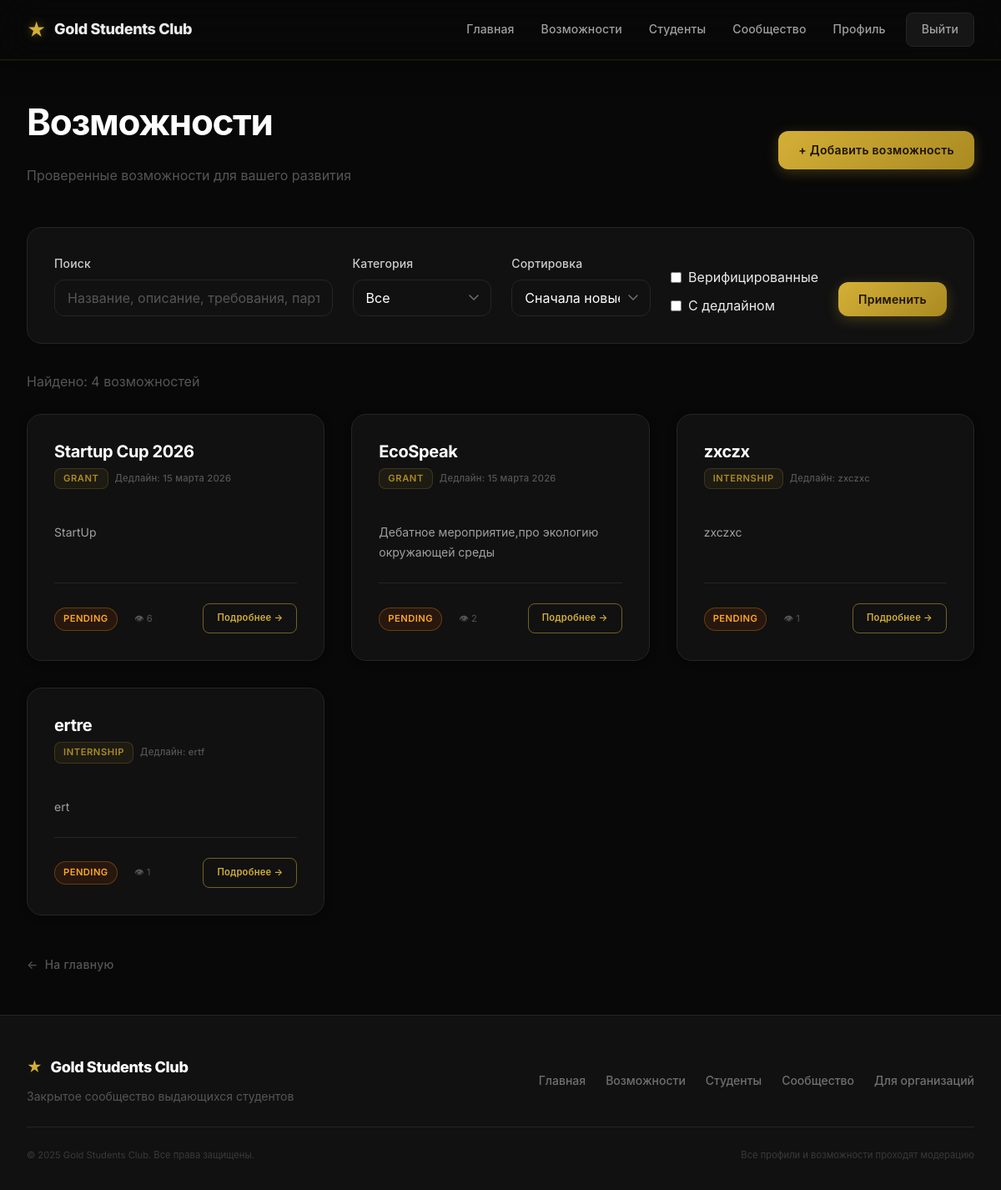
Page /opportunities (signed in) on the committed database.
### app.py (models this page shows, shortened)
class Opportunity(db.Model):
    id = db.Column(db.Integer, primary_key=True)
    title = db.Column(db.String(200), nullable=False, index=True)
    description = db.Column(db.Text)
    requirements = db.Column(db.Text)
    category = db.Column(db.String(50), index=True)
    deadline = db.Column(db.String(50))
    source = db.Column(db.String(200))
    registration_link = db.Column(db.String(500))
    verified = db.Column(db.Boolean, default=False, index=True)
    views_count = db.Column(db.Integer, default=0)
    created_by = db.Column(db.Integer, db.ForeignKey("user.id"), nullable=True)
    creator = db.relationship("User", backref=db.backref("opportunities", lazy="dynamic"))
    created_at = db.Column(db.DateTime, default=datetime.utcnow)
    updated_at = db.Column(db.DateTime, default=datetime.utcnow, onupdate=datetime.utcnow)

### app.py (the view, shortened to what this page needs)
@app.route("/opportunities")
def opportunities():
    category = request.args.get("category", "")
    search_query = request.args.get("search", "").strip()
    verified_only = request.args.get("verified", "") == "on"
    with_deadline = request.args.get("deadline", "") == "on"
    sort = request.args.get("sort", "")
    page = request.args.get("page", 1, type=int)
    per_page = 12
    query = Opportunity.query
    if category:
        query = query.filter(Opportunity.category == category)
    if verified_only:
        query = query.filter(Opportunity.verified == True)
    if with_deadline:
        query = query.filter(Opportunity.deadline.isnot(None), Opportunity.deadline != "")
    if sort == "deadline":
        query = query.order_by(Opportunity.deadline.asc(),
                               Opportunity.verified.desc(),
                               Opportunity.created_at.desc())
    else:
        query = query.order_by(Opportunity.verified.desc(), Opportunity.created_at.desc())
    pagination = query.paginate(page=page, per_page=per_page, error_out=False)
    categories = [c[0] for c in db.session.query(Opportunity.category).distinct().all() if c[0]]
    return render_template(
        "opportunities.html",
        opportunities=pagination.items,
        pagination=pagination,
        categories=categories,
        current_category=category,
        current_search=search_query,
        verified_only=verified_only,
        with_deadline=with_deadline,
        sort=sort
    )

### app.py (called while the page is built)
@login_manager.user_loader
def load_user(user_id):
    return User.query.get(int(user_id))

    @property
    def is_admin(self):
        return self.role == "admin"

    @property
    def is_organizer(self):
        return self.role in ("organizer", "admin")

### templates/opportunities.html (shortened to what this page needs)
{% extends "base.html" %}
{% block content %}
    <div class="container">
        <div class="flex-between mb-4">
            <div>
                <h1>Возможности</h1>
                <p class="text-muted">Проверенные возможности для вашего развития</p>
            </div>
            <a href="/add-opportunity" class="btn btn-primary">
                + Добавить возможность
            </a>
        </div>
        <div class="filter-card">
            <form method="GET" action="/opportunities" class="filter-form">
                <div style="display: grid; grid-template-columns: 2fr 1fr 1fr 1fr auto; gap: var(--spacing-md); align-items: end;">
                    <div class="form-group" style="margin-bottom: 0;">
                        <label class="form-label">Поиск</label>
                        <input type="text" name="search" class="form-control"
                               placeholder="Название, описание, требования, партнёр..."
                               value="{{ current_search }}">
                    </div>
                    <div class="form-group" style="margin-bottom: 0;">
                        <label class="form-label">Категория</label>
                        <select name="category" class="form-select">
                            <option value="">Все</option>
                        </select>
                    </div>
                    <div class="form-group" style="margin-bottom: 0;">
                        <label class="form-label">Сортировка</label>
                        <select name="sort" class="form-select">
                            <option value="" {% if sort == '' %}selected{% endif %}>Сначала новые</option>
                        </select>
                    </div>
                    <div class="form-group" style="margin-bottom: 0;">
                        <label style="display: flex; align-items: center; gap: var(--spacing-xs); cursor: pointer; margin-bottom: var(--spacing-xs);"><input type="checkbox" name="verified" {% if verified_only %}checked{% endif %}"> Верифицированные</label>
                        <label style="display: flex; align-items: center; gap: var(--spacing-xs); cursor: pointer;"><input type="checkbox" name="deadline" {% if with_deadline %}checked{% endif %}"> С дедлайном</label>
                    </div>
                    <div>
                        <button type="submit" class="btn btn-primary btn-block">Применить</button>
                    </div>
                </div>
            </form>
        </div>
        {% if opportunities %}
            <p class="text-muted mb-3">
                Найдено: {{ pagination.total }} возможностей
            </p>
            <div class="grid grid-2">
                {% for op in opportunities %}
                    <div class="card opportunity-card">
                        <div class="card-header">
                            <h3 class="card-title">
                                <a href="/opportunity/{{ op.id }}">{{ op.title }}</a>
                            </h3>
                            <div class="card-subtitle">
                                <span class="category-tag">{{ op.category }}</span>
                                {% if op.deadline %}
                                    <span class="deadline">Дедлайн: {{ op.deadline }}</span>
                                {% endif %}
                            </div>
                        </div>
                        <p class="card-text">
                            {% if op.description %}
                                {{ op.description[:150] }}{% if op.description|length > 150 %}...{% endif %}
                            {% else %}
                                <span class="text-muted">Описание отсутствует</span>
                            {% endif %}
                        </p>
                        <div class="card-footer">
                            <div>
                                {% if op.verified %}
                                    <span class="badge badge-success">✓ Verified</span>
                                {% else %}
                                    <span class="badge badge-warning">Pending</span>
                                {% endif %}
                                {% if op.views_count %}
                                    <span class="text-muted" style="font-size: var(--font-size-xs); margin-left: var(--spacing-sm);">
                                        👁 {{ op.views_count }}
                                    </span>
                                {% endif %}
                            </div>
                            <a href="/opportunity/{{ op.id }}" class="btn btn-outline btn-sm">Подробнее →</a>
                        </div>
                    </div>
                {% endfor %}
            </div>
        {% endif %}
        <a href="/" class="back-link">На главную</a>
    </div>
{% endblock %}

### rows in the picture
Opportunity: title "Startup Cup 2026", category "GRANT", deadline "15 марта 2026", description "StartUp", verified "PENDING", views_count "6"
Opportunity: title "EcoSpeak", category "GRANT", deadline "15 марта 2026", description "Дебатное мероприятие,про экологию окружающей среды", verified "PENDING", views_count "2"
Opportunity: title "zxczx", category "INTERNSHIP", deadline "zxczxc", description "zxczxc", verified "PENDING", views_count "1"
Opportunity: title "ertre", category "INTERNSHIP", deadline "ertf", description "ert", verified "PENDING", views_count "1"

### other values in the picture
{{ pagination.total }} "4"
